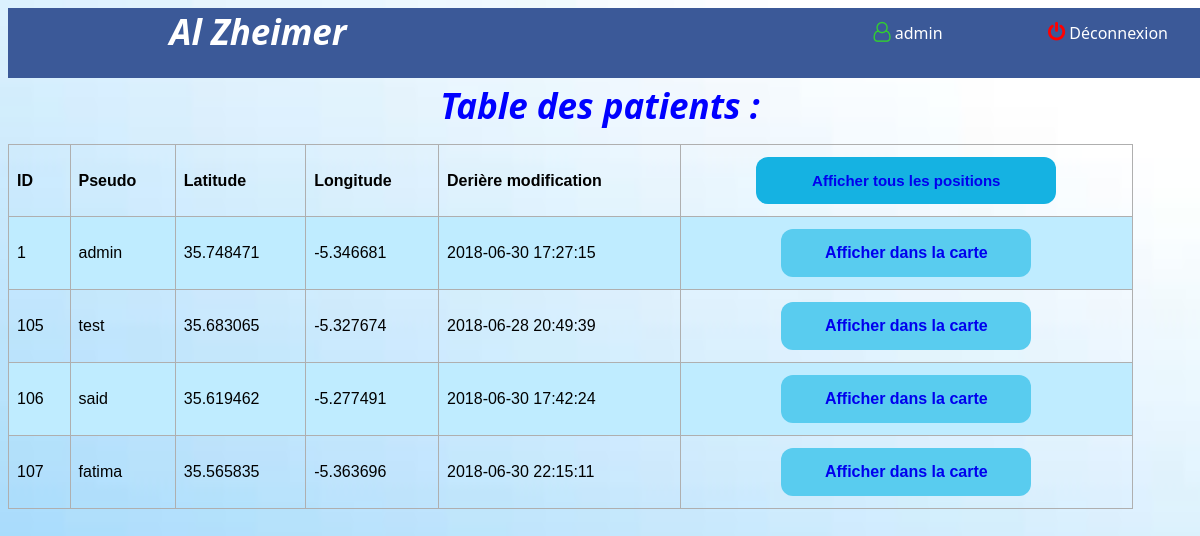
The app's page /Partie_Web/admin/admin.php (signed in) with its own data.
### tables this page shows
CREATE TABLE IF NOT EXISTS `map` (
  `id` int(3) NOT NULL AUTO_INCREMENT,
  `pseudo` varchar(30) NOT NULL,
  `longitude` decimal(10,6) NOT NULL,
  `latitude` decimal(10,6) NOT NULL,
  `date_creation` datetime NOT NULL DEFAULT CURRENT_TIMESTAMP,
  PRIMARY KEY (`id`),
  KEY `pseudo` (`pseudo`)
);

### Partie_Web/admin/admin.php (the view, shortened to what this page needs)
<?php
include('header.php');
?>
<!DOCTYPE html>
<html lang="fr">
	<head>
		<link rel="stylesheet" href="../css/admincss.css">
	</head>
	<body style=" background-image: url(../images/pg.jpg);
	 background-repeat: no-repeat;
	 background-size:100% 100%;
	 " >
<div style="padding-top: 5%; padding-bottom: 100%;">
	<div style="margin: 5px; padding: 5px; text-align: center;"><h1 style="color: blue;">Table des patients :</h1></div>
		<div>
		<table style="border-radius: 12px;">
  <tr>
   <th >ID</th>
    <th>Pseudo</th>
    <th>Latitude</th>
    <th>Longitude</th>
    <th>Derière modification</th>
    <th style="text-align: center;"><button style="background-color:#15B2E2;
															border: none;
															width: 300px;
															transition-duration: 0.4s;
														padding: 15px 32px;
														text-decoration: none;
														display: inline-block;
														border-radius: 12px;
														font-size: 15px;
														margin: 4px 2px;
	cursor: pointer;"><a href="SQLtoXML.php" style="font-weight: bold; text-decoration: none;">Afficher tous les positions </a> </button></th>
  </tr>
  <?php
			$db = new PDO('mysql:host=localhost;dbname=google_maps','root','');
			$reponse = $db->query(" SELECT * FROM map ");
			while($row=$reponse->fetch())
			{
				echo '
				<tr>
							<td>'.$row['id'].'</td>
							<td>'.$row['pseudo'].'</td>
							<td>'.$row['latitude'].'</td>
							<td>'.$row['longitude'].'</td>
							<td>'.$row['date_creation'].'</td>
							<td style="text-align: center;"><button style="background-color: #59CCEF;
								border: none;
								width: 250px;
								padding: 15px 32px;
									text-decoration: none;
									display: inline-block;
										font-size: 16px;
								border-radius: 12px;
								margin: 4px 2px;
								cursor: pointer;"><a href="SQLtoXML1.php?q='.$row['id'].'" style="font-weight: bold; text-decoration: none;">Afficher dans la carte</a> </button>
							</td>
  				</tr> ';
			}
			?>
</table>
</div>
</div>
</body>
</html>

### Partie_Web/css/admincss.css (style rules this page uses)
h1 { margin: auto; padding:inherit; }
table { font-family: arial, sans-serif; border-collapse: collapse; width: 95%; border-radius: 12px; }
td, th { border: 1px solid #AFAFAF; text-align: left; padding: 8px; }
tr:nth-child(even) { background-color:#BFECFF; }

### Partie_Web/admin/header.php (style rules this page uses)
body { font-family: Segoe, Segoe UI, DejaVu Sans, Trebuchet MS, Verdana," sans-serif"; }
h1 { color: white; font-size: 35px; font-style: italic; margin: 12px auto auto auto; padding: inherit; height: auto; width: auto; }

### records on screen
map: id "1", pseudo "admin", latitude "35.748471", longitude "-5.346681", date_creation "2018-06-30 17:27:15"
map: id "105", pseudo "test", latitude "35.683065", longitude "-5.327674", date_creation "2018-06-28 20:49:39"
map: id "106", pseudo "said", latitude "35.619462", longitude "-5.277491", date_creation "2018-06-30 17:42:24"
map: id "107", pseudo "fatima", latitude "35.565835", longitude "-5.363696", date_creation "2018-06-30 22:15:11"

### other values on screen
$username "admin"
